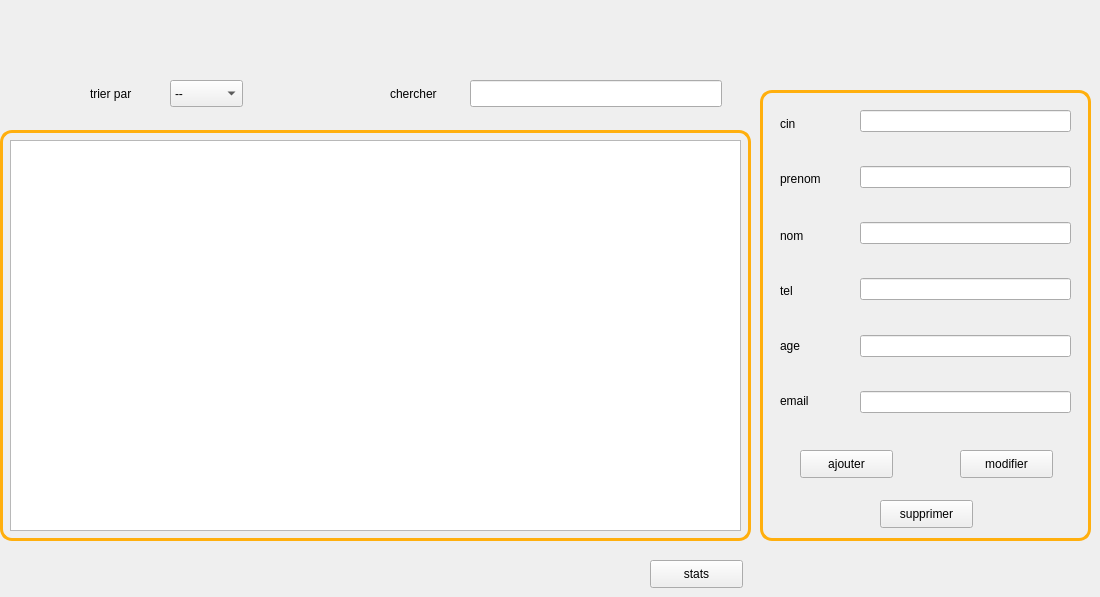
      <widget class="QWidget" name="page">
       <widget class="QLabel" name="label_7">
        <property name="geometry">
         <rect>
          <x>390</x>
          <y>70</y>
          <width>71</width>
          <height>48</height>
         </rect>
        </property>
        <property name="text">
         <string>chercher</string>
        </property>
       </widget>
       <widget class="QComboBox" name="comboBox">
        <property name="geometry">
         <rect>
          <x>170</x>
          <y>80</y>
          <width>73</width>
          <height>27</height>
         </rect>
        </property>
        <property name="styleSheet">
         <string notr="true"/>
        </property>
        <item>
         <property name="text">
          <string>--</string>
         </property>
        </item>
        <item>
         <property name="text">
          <string>cin</string>
         </property>
        </item>
        <item>
         <property name="text">
          <string>age</string>
         </property>
        </item>
        <item>
         <property name="text">
          <string>nom</string>
         </property>
        </item>
        <item>
         <property name="text">
          <string>prenom</string>
         </property>
        </item>
        <item>
         <property name="text">
          <string>tel</string>
         </property>
        </item>
       </widget>
       <widget class="QLineEdit" name="lineEditrecherche">
        <property name="geometry">
         <rect>
          <x>470</x>
          <y>80</y>
          <width>252</width>
          <height>27</height>
         </rect>
        </property>
        <property name="styleSheet">
         <string notr="true"/>
        </property>
        <property name="text">
         <string/>
        </property>
       </widget>
       <widget class="QWidget" name="horizontalLayoutWidget">
        <property name="geometry">
         <rect>
          <x>860</x>
          <y>110</y>
          <width>211</width>
          <height>331</height>
         </rect>
        </property>
        <layout class="QHBoxLayout" name="horizontalLayout_4">
         <item>
          <layout class="QVBoxLayout" name="verticalLayout_9">
           <item>
            <widget class="QLineEdit" name="lineEditcin">
             <property name="styleSheet">
              <string notr="true"/>
             </property>
             <property name="text">
              <string/>
             </property>
            </widget>
           </item>
           <item>
            <widget class="QLabel" name="labelcin">
             <property name="styleSheet">
              <string notr="true">color:#C21807;</string>
             </property>
             <property name="text">
              <string/>
             </property>
            </widget>
           </item>
           <item>
            <widget class="QLineEdit" name="lineEditnom">
             <property name="enabled">
              <bool>true</bool>
             </property>
             <property name="styleSheet">
              <string notr="true"/>
             </property>
            </widget>
           </item>
           <item>
            <widget class="QLabel" name="labelprenom">
             <property name="styleSheet">
              <string notr="true">color:#C21807;</string>
             </property>
             <property name="text">
              <string/>
             </property>
            </widget>
           </item>
           <item>
            <widget class="QLineEdit" name="lineEditprenom">
             <property name="styleSheet">
              <string notr="true"/>
             </property>
            </widget>
           </item>
           <item>
            <widget class="QLabel" name="labelnom">
             <property name="styleSheet">
              <string notr="true">color:#C21807;</string>
             </property>
             <property name="text">
              <string/>
             </property>
            </widget>
           </item>
           <item>
            <widget class="QLineEdit" name="lineEdittel">
             <property name="styleSheet">
              <string notr="true"/>
             </property>
            </widget>
           </item>
           <item>
            <widget class="QLabel" name="labeltel">
             <property name="styleSheet">
              <string notr="true">color:#C21807;</string>
             </property>
             <property name="text">
              <string/>
             </property>
            </widget>
           </item>
           <item>
            <widget class="QLineEdit" name="lineEditage">
             <property name="styleSheet">
              <string notr="true"/>
             </property>
            </widget>
           </item>
           <item>
            <widget class="QLabel" name="labelage">
             <property name="styleSheet">
              <string notr="true">color:#C21807;</string>
             </property>
             <property name="text">
              <string/>
             </property>
            </widget>
           </item>
           <item>
            <widget class="QLineEdit" name="lineEditemail">
             <property name="styleSheet">
              <string notr="true"/>
             </property>
            </widget>
           </item>
           <item>
            <widget class="QLabel" name="labelemail">
             <property name="styleSheet">
              <string notr="true">color:#C21807;</string>
             </property>
             <property name="text">
              <string/>
             </property>
            </widget>
           </item>
          </layout>
         </item>
        </layout>
       </widget>
       <widget class="QTableView" name="tabclient">
        <property name="geometry">
         <rect>
          <x>10</x>
          <y>140</y>
          <width>731</width>
          <height>391</height>
         </rect>
        </property>
        <property name="styleSheet">
         <string notr="true"/>
        </property>
       </widget>
       <widget class="QLabel" name="label_23">
        <property name="geometry">
         <rect>
          <x>90</x>
          <y>70</y>
          <width>71</width>
          <height>48</height>
         </rect>
        </property>
        <property name="text">
         <string>trier par</string>
        </property>
       </widget>
       <widget class="QPushButton" name="supprimerclient">
        <property name="geometry">
         <rect>
          <x>880</x>
          <y>500</y>
          <width>93</width>
          <height>28</height>
         </rect>
        </property>
        <property name="styleSheet">
         <string notr="true"/>
        </property>
        <property name="text">
         <string>supprimer</string>
        </property>
        <property name="icon">
         <iconset resource="res.qrc">
          <normaloff>:/theme_normal/supprimer.png</normaloff>:/theme_normal/supprimer.png</iconset>
        </property>
       </widget>
       <widget class="QPushButton" name="ajouterclient">
        <property name="geometry">
         <rect>
          <x>800</x>
          <y>450</y>
          <width>93</width>
          <height>28</height>
         </rect>
        </property>
        <property name="styleSheet">
         <string notr="true"/>
        </property>
        <property name="text">
         <string>ajouter</string>
        </property>
        <property name="icon">
         <iconset resource="res.qrc">
          <normaloff>:/theme_normal/ajouter.png</normaloff>:/theme_normal/ajouter.png</iconset>
        </property>
       </widget>
       <widget class="QPushButton" name="modifierclient">
        <property name="geometry">
         <rect>
          <x>960</x>
          <y>450</y>
          <width>93</width>
          <height>28</height>
         </rect>
        </property>
        <property name="styleSheet">
         <string notr="true"/>
        </property>
        <property name="text">
         <string>modifier</string>
        </property>
        <property name="icon">
         <iconset resource="res.qrc">
          <normaloff>:/theme_normal/modifier.png</normaloff>:/theme_normal/modifier.png</iconset>
        </property>
       </widget>
       <widget class="QLabel" name="label_6">
        <property name="geometry">
         <rect>
          <x>760</x>
          <y>90</y>
          <width>331</width>
          <height>451</height>
         </rect>
        </property>
        <property name="styleSheet">
         <string notr="true">background-color: transparent;
border-radius: 12px;
border-color: rgb(255, 175, 14);
	padding: 5px;
border-width: 3px;
border-style: solid ;</string>
        </property>
        <property name="text">
         <string/>
        </property>
       </widget>
       <widget class="QPushButton" name="statsclient">
        <property name="geometry">
         <rect>
          <x>650</x>
          <y>560</y>
          <width>93</width>
          <height>28</height>
         </rect>
        </property>
        <property name="styleSheet">
         <string notr="true"/>
        </property>
        <property name="text">
         <string>stats</string>
        </property>
       </widget>
       <widget class="QLabel" name="label_18">
        <property name="geometry">
         <rect>
          <x>780</x>
          <y>100</y>
          <width>44</width>
          <height>47</height>
         </rect>
        </property>
        <property name="text">
         <string>cin</string>
        </property>
       </widget>
       <widget class="QLabel" name="label_19">
        <property name="geometry">
         <rect>
          <x>780</x>
          <y>150</y>
          <width>44</width>
          <height>58</height>
         </rect>
        </property>
        <property name="text">
         <string>prenom</string>
        </property>
       </widget>
       <widget class="QLabel" name="label_20">
        <property name="geometry">
         <rect>
          <x>780</x>
          <y>225</y>
          <width>44</width>
          <height>21</height>
         </rect>
        </property>
        <property name="text">
         <string>nom</string>
        </property>
       </widget>
       <widget class="QLabel" name="label_21">
        <property name="geometry">
         <rect>
          <x>780</x>
          <y>275</y>
          <width>44</width>
          <height>31</height>
         </rect>
        </property>
        <property name="text">
         <string>tel</string>
        </property>
       </widget>
       <widget class="QLabel" name="label_22">
        <property name="geometry">
         <rect>
          <x>780</x>
          <y>330</y>
          <width>44</width>
          <height>31</height>
         </rect>
        </property>
        <property name="text">
         <string>age</string>
        </property>
       </widget>
       <widget class="QLabel" name="label_27">
        <property name="geometry">
         <rect>
          <x>780</x>
          <y>385</y>
          <width>44</width>
          <height>31</height>
         </rect>
        </property>
        <property name="text">
         <string>email</string>
        </property>
       </widget>
       <widget class="QLabel" name="label_96">
        <property name="geometry">
         <rect>
          <x>0</x>
          <y>130</y>
          <width>751</width>
          <height>411</height>
         </rect>
        </property>
        <property name="styleSheet">
         <string notr="true">background-color: transparent;
border-radius: 12px;
border-color: rgb(255, 175, 14);
	padding: 5px;
border-width: 3px;
border-style: solid ;</string>
        </property>
        <property name="text">
         <string/>
        </property>
       </widget>
       <zorder>label_96</zorder>
       <zorder>label_6</zorder>
       <zorder>label_7</zorder>
       <zorder>comboBox</zorder>
       <zorder>lineEditrecherche</zorder>
       <zorder>horizontalLayoutWidget</zorder>
       <zorder>tabclient</zorder>
       <zorder>label_23</zorder>
       <zorder>supprimerclient</zorder>
       <zorder>ajouterclient</zorder>
       <zorder>modifierclient</zorder>
       <zorder>statsclient</zorder>
       <zorder>label_18</zorder>
       <zorder>label_19</zorder>
       <zorder>label_20</zorder>
       <zorder>label_21</zorder>
       <zorder>label_22</zorder>
       <zorder>label_27</zorder>
      </widget>
